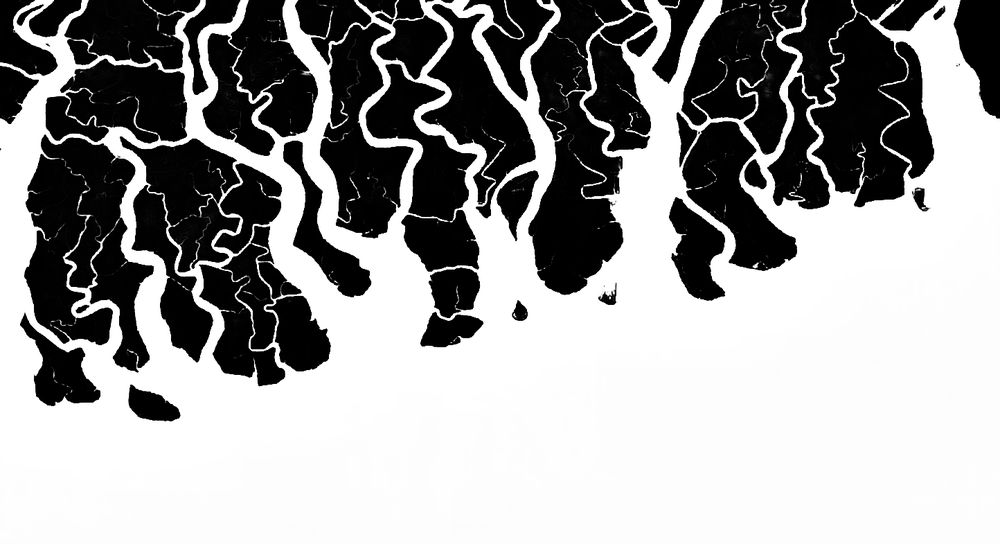
#> input picture json/img/water_map.png, 1000 x 544 px, shrunk from 1444 x 785 before the run, found by its file name
$ python toJSON.py
#> lines starting #> are read from the running program, lines starting #| are printed output that depends on the picture; after the words box and inside, x2 and y2 are one past the last pixel; in counts of white or black regions, pixels touching at a corner belong together
import cv2
import json

def extract_contours(image_path, output_json_path):
    # Загрузить изображение в оттенках серого
#> called with image_path = 'water_map.png', output_json_path = 'contours.json'
    image = cv2.imread(image_path, cv2.IMREAD_GRAYSCALE)
#> image is the input picture: shape (544, 1000); min 0, max 255, mean 157.8

    # Бинаризация
    _, binary = cv2.threshold(image, 128, 255, cv2.THRESH_BINARY)
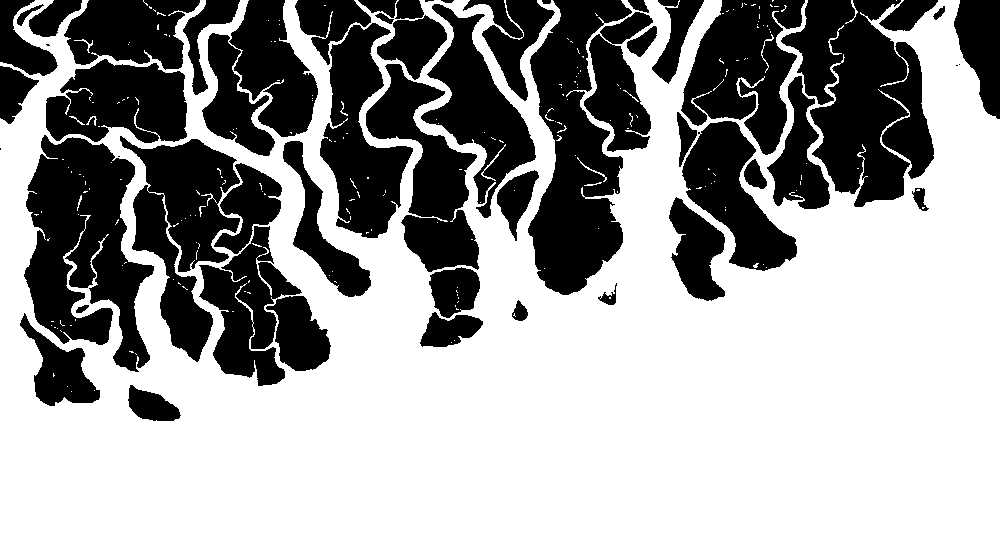
#> binary: shape (544, 1000); 61.9% white; 55 black regions (6 under 20 px)

    # Поиск контуров
    contours, _ = cv2.findContours(binary, cv2.RETR_EXTERNAL, cv2.CHAIN_APPROX_SIMPLE)
#> contours = 80 contours, 76 with area under 20; largest, box (x1, y1, x2, y2) and area: (0, 0, 1000, 544) 458126, (828, 25, 844, 55) 34, (577, 157, 607, 182) 28, (845, 0, 858, 24) 22

    # Сохраняем контуры как координаты
    contour_list = []
    for contour in contours:
        points = [{"x": int(pt[0][0]), "y": int(pt[0][1])} for pt in contour]
        contour_list.append(points)
#> this loop made 80 passes
#> contour on passes 1, 2, 3, 5, 7, 9, 12, 15, 16, 17, 18, 19: [[544, 268]], [[598, 228]], [[617, 191], [617, 192]], [[857, 168], [858, 168]], [[575, 155]], [[290, 132], [291, 133], [291, 132]], [[555, 121]], [[312, 100]], [[567, 99]], [[312, 98]], [[312, 95]], [[562, 94], [563, 95], [563, 94]]
#> after the loop, contour_list = 80 items

    # Сохранение в JSON
    with open(output_json_path, "w") as json_file:
        json.dump(contour_list, json_file, indent=4)

    print(f"Контуры извлечены и сохранены в файл {output_json_path}")

# Пример использования
extract_contours("water_map.png", "contours.json")
